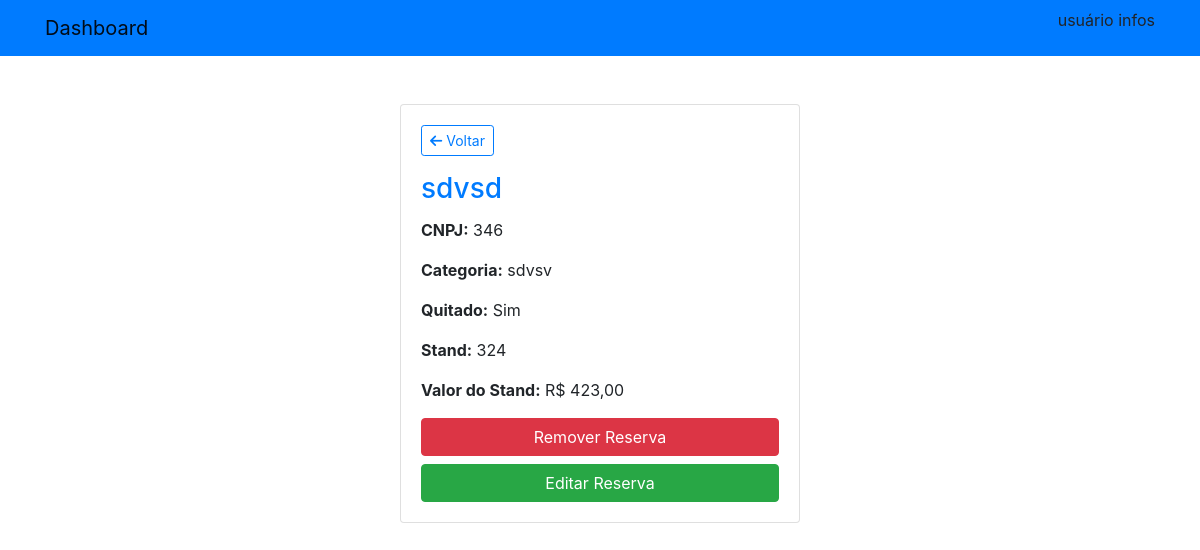
Before: /reservas/reservas/detail/4 with the older database file.
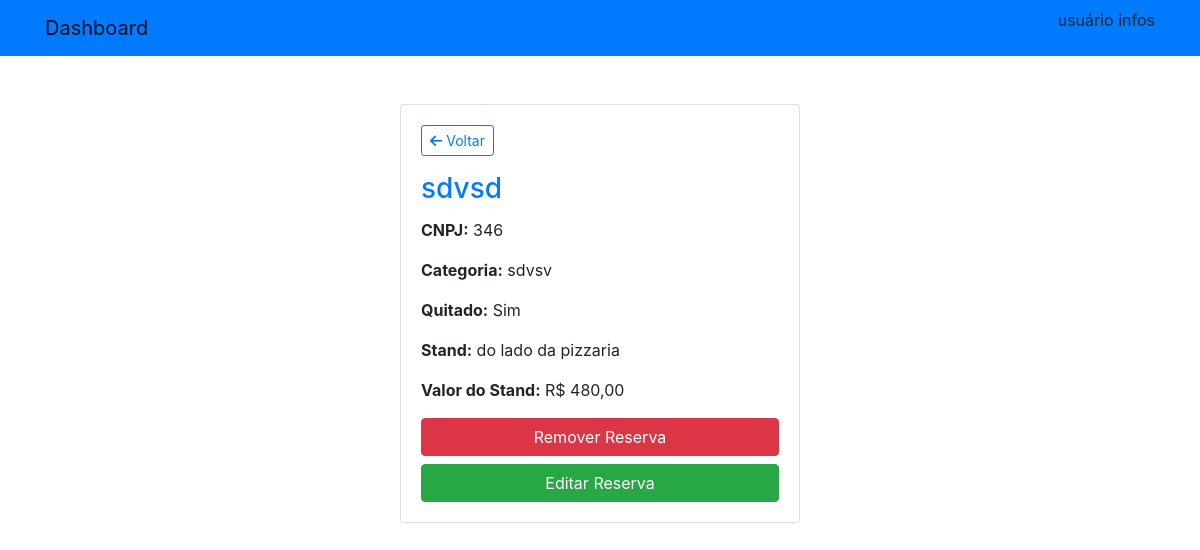
After: the same page with the newer database file.
### reservas/models.py (models this page shows, shortened)
class Reserva(models.Model):
    cnpj = models.CharField(max_length=18)
    nome_empresa = models.CharField(max_length=160)
    categoria_empresa = models.CharField(max_length=160)
    quitado = models.BooleanField()
    stand = models.OneToOneField(Stand, on_delete=models.CASCADE)

### stands/models.py (models this page shows)
class Stand(models.Model):
    localizacao = models.CharField(max_length=160)
    cumprimento = models.IntegerField()
    largura = models.IntegerField()
    valor = models.IntegerField()
    imagem = models.ImageField(upload_to='media')
    def __str__(self) -> str:
        return f"{self.localizacao}"

### reservas/views.py (the view)
# urls.py: path('reservas/detail/<pk>', ReservaDetailView.as_view(), name='detail'),
class ReservaDetailView(DetailView):
    model = Reserva
    template_name = "detail.html"

### reservas/templates/detail.html
{% extends 'base.html' %}
{% load bootstrap4 %}
{% block content %}
<div class="container my-5">
    <div class="card mx-auto" style="max-width: 400px;">
        <div class="card-body">
            <a class="btn btn-outline-primary btn-sm mb-3" href="{% url 'reservas' %}">
                <i class="fas fa-arrow-left"></i> Voltar
            </a>
            <h3 class="card-title text-primary">{{ object.nome_empresa }}</h3>
            <p class="card-text"><strong>CNPJ:</strong> {{ object.cnpj }}</p>
            <p class="card-text"><strong>Categoria:</strong> {{ object.categoria_empresa }}</p>
            <p class="card-text"><strong>Quitado:</strong> {% if object.quitado %} Sim {% else %} Não {% endif %}</p>
            <p class="card-text"><strong>Stand:</strong> {{ object.stand }}</p>
            <p class="card-text"><strong>Valor do Stand:</strong> R$ {{ object.stand.valor|floatformat:2 }}</p>
            <a href="{% url 'reserva_delete' object.pk %}" class="btn btn-danger btn-block">
                Remover Reserva
            </a>
            <a href="{% url 'reserva_update' object.pk %}" class="btn btn-success btn-block">
                Editar Reserva
            </a>
        </div>
    </div>
</div>
{% endblock %}

Changed rows visible on the page:
changed through a linked row, Reserva "sdvsd": stand "324" → "do lado da pizzaria"; stand.valor "423,00" → "480,00"
